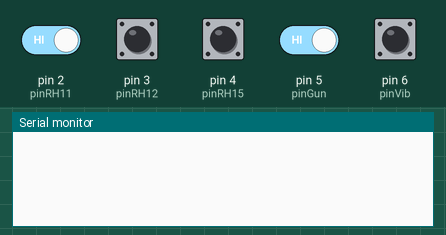
Simulated run of this sketch. Board: Arduino Uno, built with avr-gcc and run on an emulated ATmega328P. On the bench: the last lines printed to the serial monitor. The test bench sets the inputs (shaded band); at power-on: pin 2 (pinRH11), pin 3 (pinRH12), pin 4 (pinRH15), pin 5 (pinGun), pin 6 (pinVib) HIGH.

Above: at 2.8 s.
2.9 s: pin 2 (pinRH11) driven LOW and pin 5 (pinGun) driven LOW
At 3.8 s:
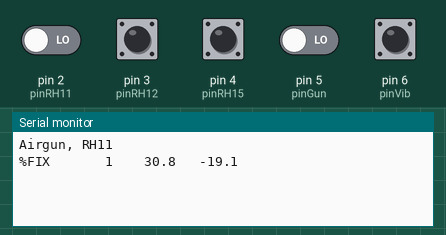
4.5 s: pin 6 (pinVib) pulled LOW for 1.2 s
At 5.8 s:
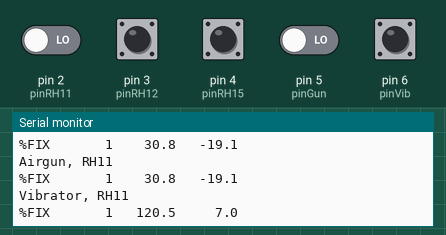
7.2 s: pin 3 (pinRH12) pulled LOW for 1.2 s
At 8.9 s:
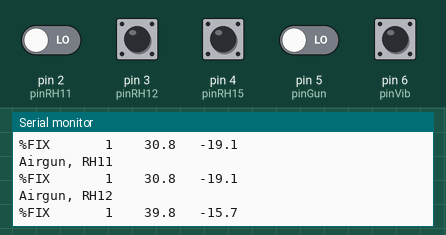
9.9 s: pin 4 (pinRH15) pulled LOW for 1.2 s
At 10.6 s:
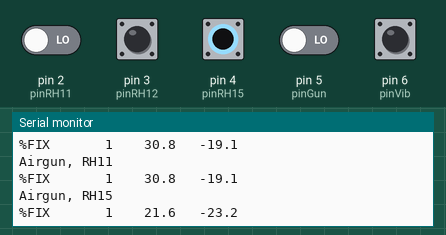
Timing chart, 0 to 12.9 s (numbered marks = the images above; inputs shaded):
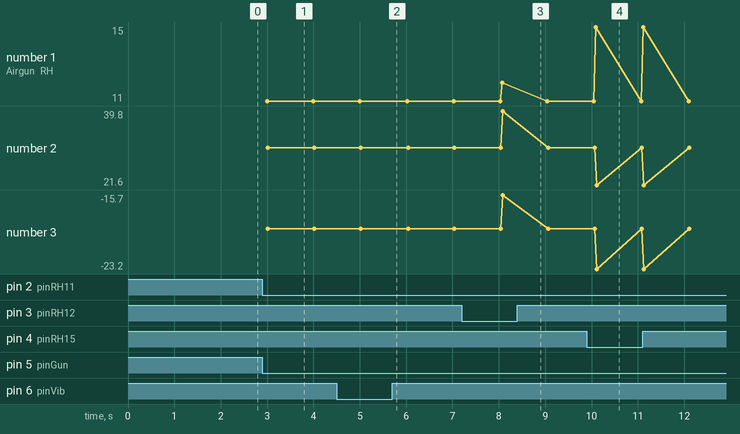

Measured:
- after the input at 2.9 s, the serial monitor: prints a new line after 0.10 s (image 1)
- after the input at 4.5 s, the serial monitor: prints a new line after 0.55 s (image 2)
- after the input at 7.2 s, the serial monitor: prints a new line after 0.87 s (image 3)
- after the input at 9.9 s, the serial monitor: prints a new line after 0.19 s (image 4)

The sketch:

nav_fix_v1.3.ino
```cpp
/*
  %FIX Navigation Fix for ACQ

  Arduino to broadcast a nav fix every second via serial communication
  to a comm port on laptop and read by ACQ software and saved in journal.
  The serial string need to be 28 characters long and begin with %FIX. The
  next 8 charcters is an int of fix number. The next 8 chars are a 8 wide
  float to 1 dec precision for SCX, easting in meters relative to wellhead.
  The enxt 8 chars are a 8 wide float to 1 dec precision for SCY, northing
  in meters relativee to wellhead.


  modified 15 July 2019
  Updated to take variables and display in correct 8 char width format.
  by Ben Sherwell
*/

#include <stdio.h> // for function sprintf

const int pinRH11 =  2;
const int pinRH12 =  3;
const int pinRH15 =  4;
const int pinGun =  5;
const int pinVib =  6;

int stateRH11 = 0;
int stateRH12 = 0;
int stateRH15 = 0;
int stateGun = 0;
int stateVib = 0;


void setup() {

  pinMode(pinRH11, INPUT_PULLUP);
  pinMode(pinRH12, INPUT_PULLUP);
  pinMode(pinRH15, INPUT_PULLUP);
  pinMode(pinGun, INPUT_PULLUP);
  pinMode(pinVib, INPUT_PULLUP);

  Serial.begin(9600); // open the serial port at 9600 bps:
}

void loop() {

  stateRH11 = digitalRead(pinRH11);
  stateRH12 = digitalRead(pinRH12);
  stateRH15 = digitalRead(pinRH15);
  stateGun = digitalRead(pinGun);
  stateVib = digitalRead(pinVib);

  if (stateGun == LOW && stateRH11 == LOW){
    Serial.println("Airgun, RH11");
    unsigned long fix = 1;
    float relEasting = 30.8;
    float relNorthing = -19.1;
    printFix(fix, relEasting, relNorthing);
  }

  if (stateGun == LOW && stateRH12 == LOW){
    Serial.println("Airgun, RH12");
    unsigned long fix = 1;
    float relEasting = 39.8;
    float relNorthing = -15.7;
    printFix(fix, relEasting, relNorthing);
  }
  if (stateGun == LOW && stateRH15 == LOW){
    Serial.println("Airgun, RH15");
    unsigned long fix = 1;
    float relEasting = 21.6;
    float relNorthing = -23.2;
    printFix(fix, relEasting, relNorthing);
  }
  if (stateVib == LOW && stateRH11 == LOW){
    Serial.println("Vibrator, RH11");
    unsigned long fix = 1;
    float relEasting = 120.5;
    float relNorthing = 7.0;
    printFix(fix, relEasting, relNorthing);
  }
  if (stateVib == LOW && stateRH12 == LOW){
    Serial.println("Vibrator, RH12");
    unsigned long fix = 1;
    float relEasting = 129.6;
    float relNorthing = 10.5;
    printFix(fix, relEasting, relNorthing);
  }
  if (stateVib == LOW && stateRH15 == LOW){
    Serial.println("Vibrator, RH15");
    unsigned long fix = 1;
    float relEasting = 111.3;
    float relNorthing = 3.0;
    printFix(fix, relEasting, relNorthing);
  }

  delay(1000);
}


void printFix(unsigned long fix, float SCX, float SCY){

  //Print %FIX identifier at front of string
  Serial.print("%FIX");

  //Print fix long integer of 8 chars wide. Use sprintf to add buffer spaces

  char bufferFIX[10];
  sprintf(bufferFIX, "%8lu", fix);   // print with leading spaces
  Serial.print(bufferFIX);

  //Print X coord float of 1 decimal precision 8 chars wide. Use dtostrf to add buffer spaces
  char bufferX[10];
  dtostrf(SCX,8,1,bufferX);
  Serial.print(bufferX);

  //Print Y coord float of 1 decimal precision 8 chars wide. Use dtostrf to add buffer spaces
  char bufferY[10];
  dtostrf(SCY,8,1,bufferY);
  Serial.print(bufferY);

  //Print a new line
  Serial.print("\n");
}
```
